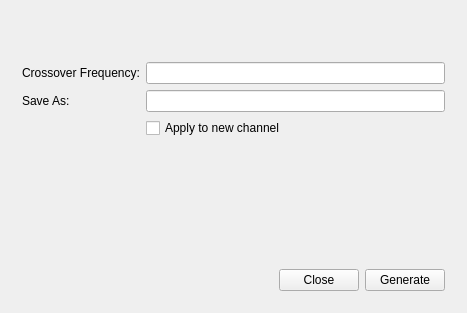
<?xml version="1.0" encoding="UTF-8"?>
<ui version="4.0">
 <class>MainWindow</class>
 <widget class="QMainWindow" name="MainWindow">
  <property name="geometry">
   <rect>
    <x>0</x>
    <y>0</y>
    <width>467</width>
    <height>313</height>
   </rect>
  </property>
  <property name="windowTitle">
   <string>MainWindow</string>
  </property>
  <property name="windowIcon">
   <iconset resource="resources.qrc">
    <normaloff>:/Icons/RS.ico</normaloff>:/Icons/RS.ico</iconset>
  </property>
  <widget class="QWidget" name="centralWidget">
   <layout class="QVBoxLayout" name="verticalLayout">
    <item>
     <widget class="QWidget" name="widget" native="true">
      <layout class="QGridLayout" name="gridLayout" columnstretch="0,0">
       <item row="0" column="0">
        <widget class="CalSourceWidget" name="calibration1" native="true"/>
       </item>
       <item row="1" column="0">
        <widget class="CalSourceWidget" name="calibration2" native="true"/>
       </item>
       <item row="0" column="1">
        <widget class="QLabel" name="summary1">
         <property name="text">
          <string/>
         </property>
        </widget>
       </item>
       <item row="1" column="1">
        <widget class="QLabel" name="summary2">
         <property name="text">
          <string/>
         </property>
        </widget>
       </item>
       <item row="2" column="0">
        <widget class="QLabel" name="label_3">
         <property name="text">
          <string>Crossover Frequency:</string>
         </property>
        </widget>
       </item>
       <item row="2" column="1">
        <widget class="RsaToolbox::FrequencyEdit" name="crossover"/>
       </item>
       <item row="4" column="1">
        <widget class="QCheckBox" name="load">
         <property name="text">
          <string>Apply to new channel</string>
         </property>
        </widget>
       </item>
       <item row="3" column="0">
        <widget class="QLabel" name="label">
         <property name="text">
          <string>Save As:</string>
         </property>
        </widget>
       </item>
       <item row="3" column="1">
        <widget class="QLineEdit" name="filename"/>
       </item>
      </layout>
     </widget>
    </item>
    <item>
     <spacer name="verticalSpacer">
      <property name="orientation">
       <enum>Qt::Vertical</enum>
      </property>
      <property name="sizeHint" stdset="0">
       <size>
        <width>20</width>
        <height>18</height>
       </size>
      </property>
     </spacer>
    </item>
    <item>
     <widget class="RsaToolbox::ErrorLabel" name="error" native="true"/>
    </item>
    <item>
     <widget class="QWidget" name="widget_2" native="true">
      <layout class="QHBoxLayout" name="horizontalLayout">
       <item>
        <spacer name="horizontalSpacer">
         <property name="orientation">
          <enum>Qt::Horizontal</enum>
         </property>
         <property name="sizeHint" stdset="0">
          <size>
           <width>181</width>
           <height>20</height>
          </size>
         </property>
        </spacer>
       </item>
       <item>
        <widget class="QPushButton" name="close">
         <property name="text">
          <string>Close</string>
         </property>
        </widget>
       </item>
       <item>
        <widget class="QPushButton" name="generate">
         <property name="text">
          <string>Generate</string>
         </property>
        </widget>
       </item>
      </layout>
     </widget>
    </item>
   </layout>
  </widget>
 </widget>
 <layoutdefault spacing="6" margin="11"/>
 <customwidgets>
  <customwidget>
   <class>CalSourceWidget</class>
   <extends>QWidget</extends>
   <header>CalSourceWidget.h</header>
   <container>1</container>
  </customwidget>
  <customwidget>
   <class>RsaToolbox::FrequencyEdit</class>
   <extends>QLineEdit</extends>
   <header>FrequencyEdit.h</header>
  </customwidget>
  <customwidget>
   <class>RsaToolbox::ErrorLabel</class>
   <extends>QWidget</extends>
   <header>ErrorLabel.h</header>
   <container>1</container>
  </customwidget>
 </customwidgets>
 <resources>
  <include location="resources.qrc"/>
 </resources>
 <connections/>
</ui>
